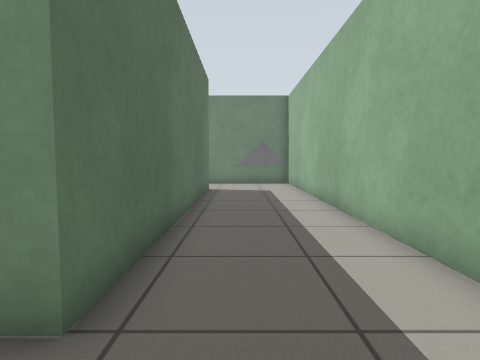
[1] (above)

21 first-person views from a walk through a world built for the Gazebo simulator. The camera is 0.72 m above the floor, tilts 4° down and sees 75° across. The lines on the ground mark 1 m squares. The floor is counted in squares, 0.5 m on a side. Each view is taken from the middle of a square. On the plan, view 1 faces up. The plan holds only what a view shows up to about 15 squares ahead; the rest is blank.

[2]
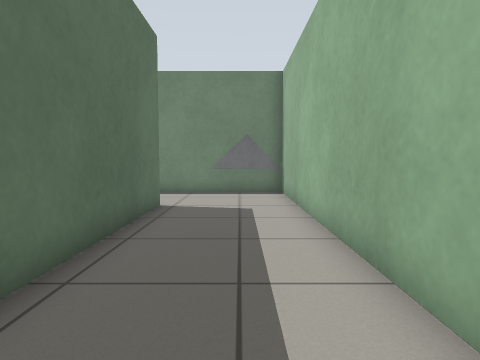

[3]
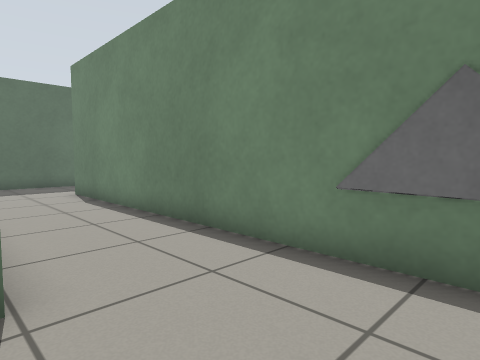

[4]
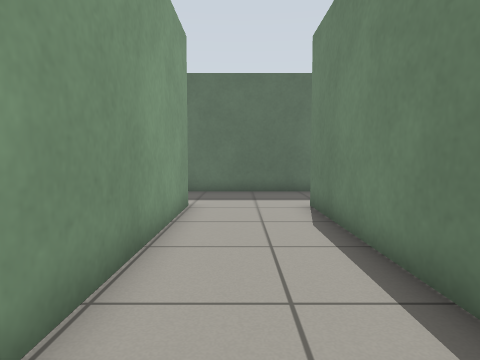

[5]
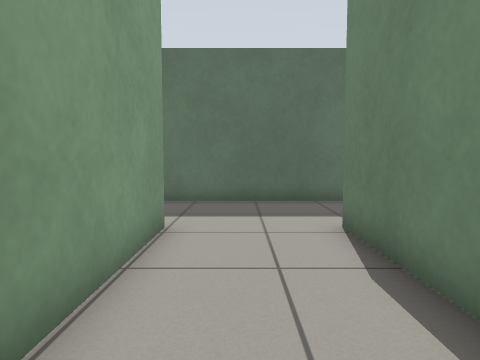

[6]
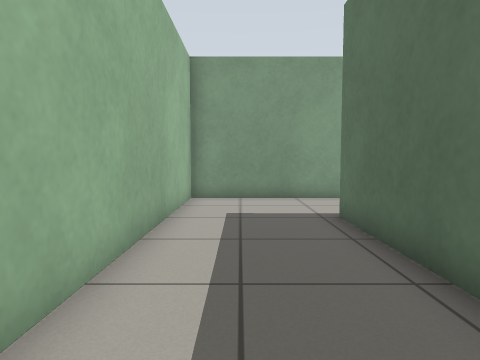

[7]
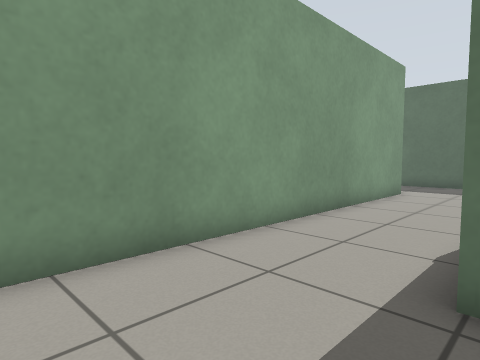

[8]
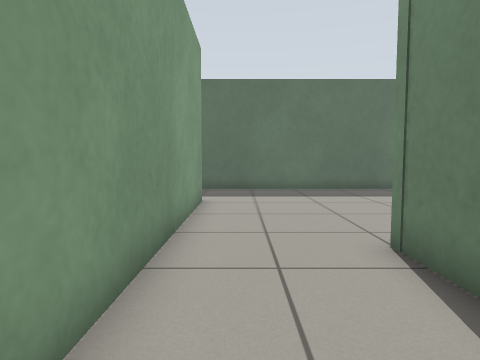

[9]
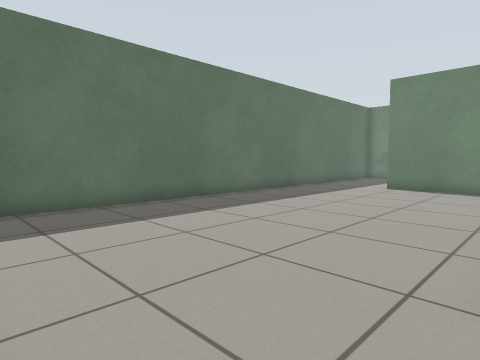

[10]
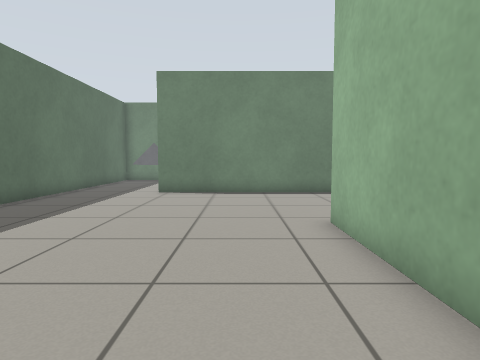

[11]
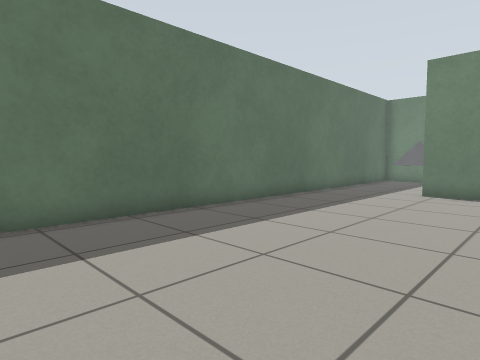

[12]
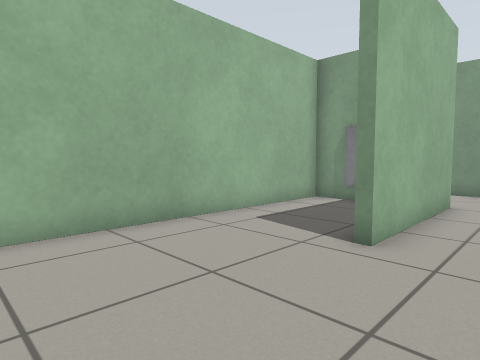

[13]
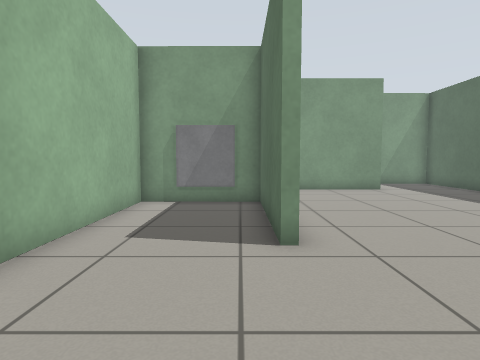

[14]
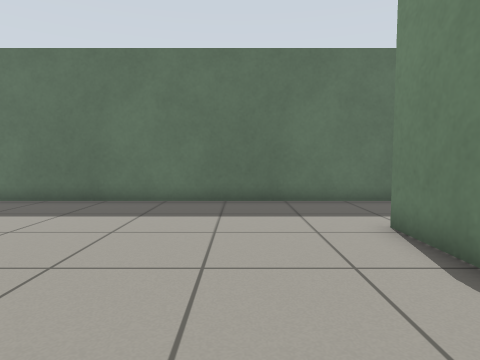

[15]
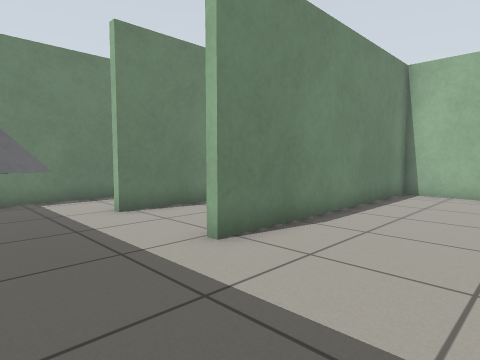

[16]
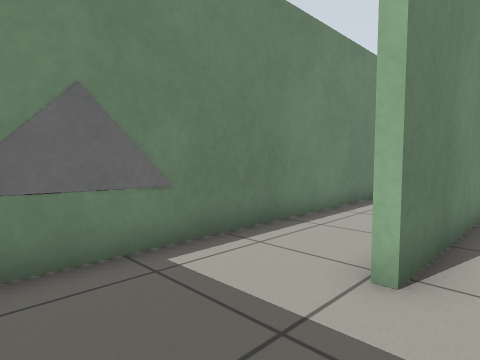

[17]
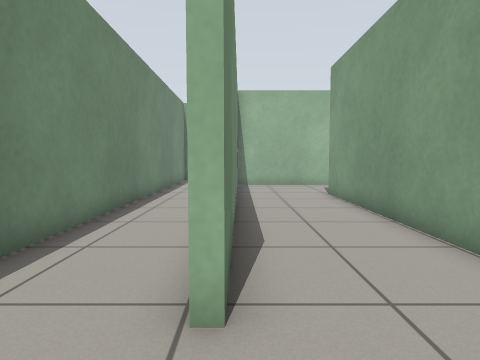

[18]
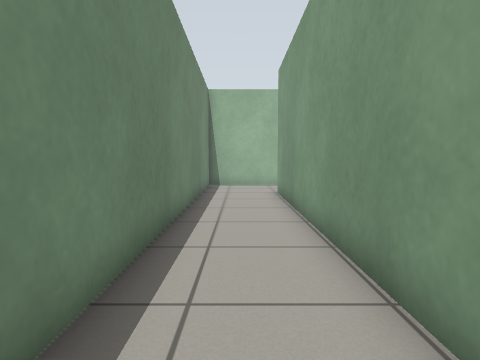

[19]
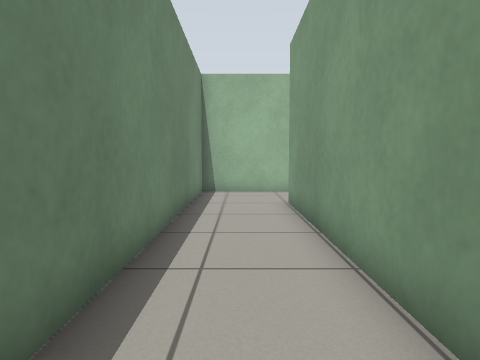

[20]
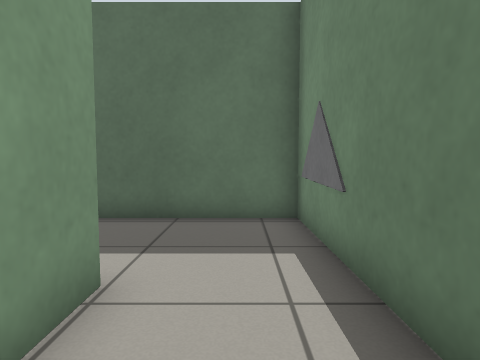

[21]
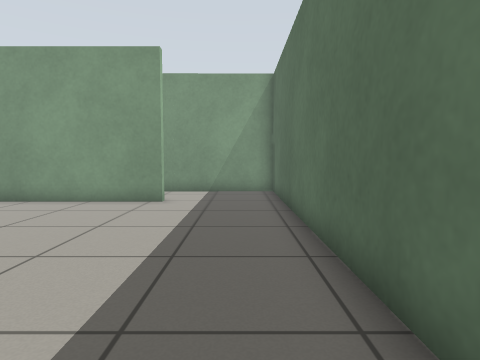

### Floor plan
Ten units are one square. View 1 is at (0, 0); x grows to the right and y downward. Boxes are objects, and circles mark ways between rooms. Rooms are numbered by the first view taken in them; rooms with no view inside come last. Other rooms are left out.
<svg viewBox="-159 -221 194 246">
<path fill="none" stroke="#000" d="M6 -181 -115 -181M-45 -28 -36 -27M-43 -25 -60 -25M-115 -144 -14 -144 -14 -24 -17 -24M-66 13 28 13 28 -181 24 -181M-154 -184 -154 -134M-57 -80 -57 -28 -45 -28M-60 -25 -60 -80M-36 -27 -17 -27M-17 -24 -17 -141 -115 -141M-115 13 -66 13M-154 -134 -154 15M-81 -184 5 -184M-115 -184 -99 -184M25 -216 -154 -214 -154 -184"/>
<rect x="-45" y="-35" width="10" height="10" fill="#bbb"><title>grey box</title></rect>
<rect x="5" y="-185" width="20" height="10" fill="#bbb"><title>other object</title></rect>
<rect x="-145" y="-215" width="10" height="10" fill="#bbb"><title>other object</title></rect>
<circle cx="-135" cy="-140" r="3" fill="#2a7"/>
<circle cx="-55" cy="-5" r="3" fill="#2a7"/>
<circle cx="-135" cy="-180" r="3" fill="#2a7"/>
<text x="0" y="-100">1</text>
<text x="-90" y="-70">2</text>
<text x="-70" y="-200">3</text>
</svg>
Room 1 opens to room 2. Room 1 opens to room 3.

Where each view was taken, in squares from view 1:
view 1: 0 up, 0 right, facing up
view 2: 5 up, 1 right, facing up
view 3: 14 up, 2 right, facing up-left
view 4: 16 up, 2 left, facing left
view 5: 16 up, 5 left, facing left
view 6: 10 up, 1 right, facing down
view 7: 3 up, 2 right, facing down-left
view 8: 0 up, 1 left, facing left
view 9: 1 down, 6 left, facing up-left
view 10: 1 up, 8 left, facing up
view 11: 1 up, 8 left, facing up-left
view 12: 13 up, 8 left, facing down-right
view 13: 13 up, 5 left, facing down
view 14: 11 up, 5 left, facing left
view 15: 10 up, 15 left, facing up-right
view 16: 17 up, 15 left, facing up-right
view 17: 18 up, 14 left, facing right
view 18: 20 up, 10 left, facing right
view 19: 20 up, 7 left, facing right
view 20: 20 up, 8 left, facing left
view 21: 9 up, 14 left, facing down
